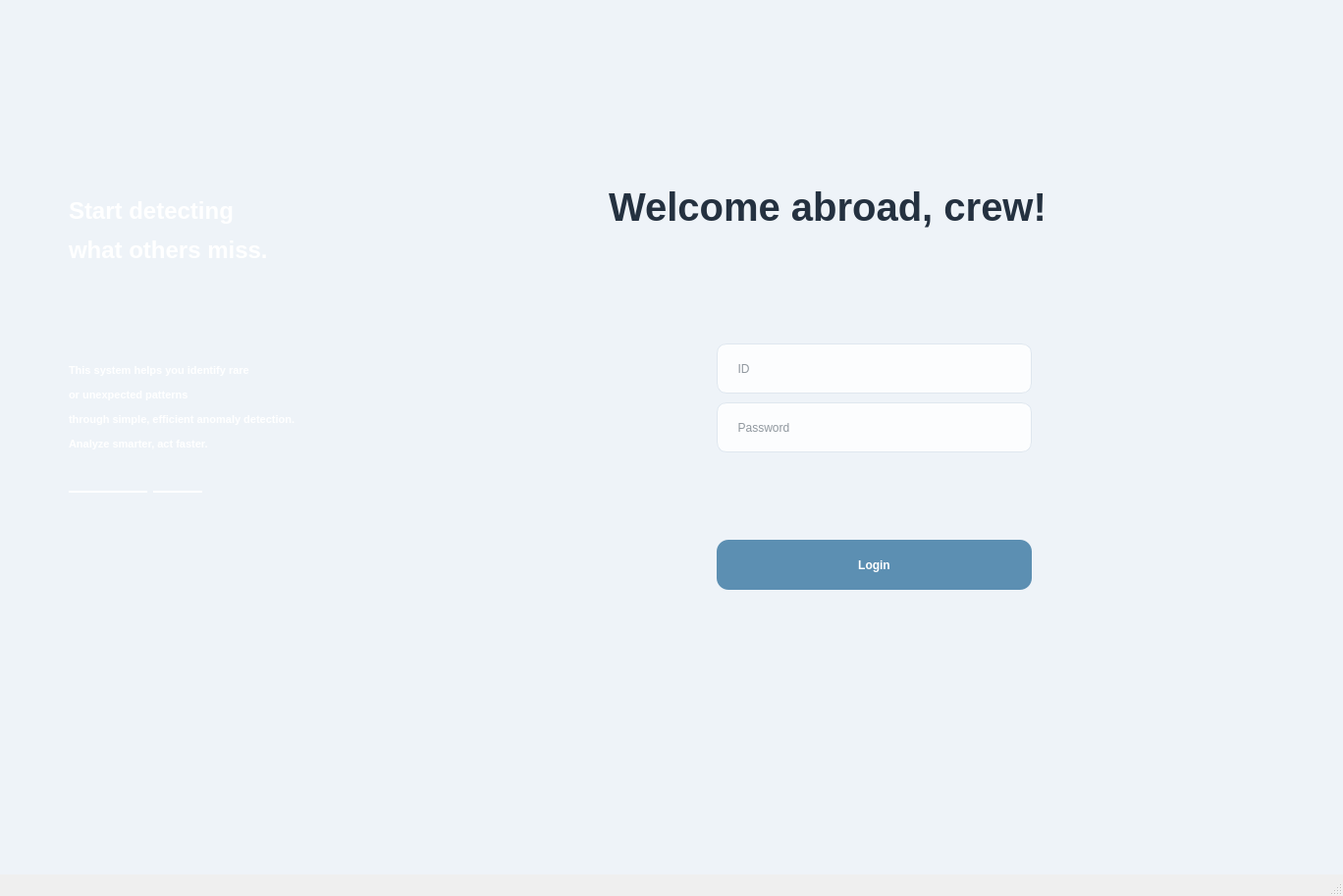
<?xml version="1.0" encoding="UTF-8"?>
<ui version="4.0">
 <class>MainWindow</class>
 <widget class="QMainWindow" name="MainWindow">
  <property name="geometry">
   <rect>
    <x>0</x>
    <y>0</y>
    <width>1368</width>
    <height>913</height>
   </rect>
  </property>
  <property name="windowTitle">
   <string>MainWindow</string>
  </property>
  <property name="styleSheet">
   <string notr="true">QWidget {
    background: qlineargradient(
        x1:0, y1:0, x2:1, y2:1,
        stop:0 #ffffff,
        stop:1 #f5f7fa
    );
}
</string>
  </property>
  <widget class="QWidget" name="centralwidget">
   <property name="styleSheet">
    <string notr="true">QWidget {
    background: #eef3f8;
    color: #243140;
    font-family: &quot;Segoe UI&quot;;
}</string>
   </property>
   <widget class="QLabel" name="label">
    <property name="geometry">
     <rect>
      <x>620</x>
      <y>170</y>
      <width>691</width>
      <height>81</height>
     </rect>
    </property>
    <property name="font">
     <font>
      <family>Segoe UI</family>
      <pointsize>30</pointsize>
      <weight>75</weight>
      <bold>true</bold>
     </font>
    </property>
    <property name="styleSheet">
     <string notr="true">background: transparent;</string>
    </property>
    <property name="text">
     <string>Welcome abroad, crew!</string>
    </property>
   </widget>
   <widget class="QLineEdit" name="id_edit">
    <property name="geometry">
     <rect>
      <x>730</x>
      <y>350</y>
      <width>321</width>
      <height>51</height>
     </rect>
    </property>
    <property name="styleSheet">
     <string notr="true">QLineEdit {
    background: rgba(255,255,255,0.85);
    border: 1px solid #dfe7ef;
    border-radius: 10px;
    padding: 8px 12px;
}
QLineEdit:focus {
    border: 1px solid #7aaed0;
    outline: none;
}
</string>
    </property>
    <property name="text">
     <string/>
    </property>
    <property name="placeholderText">
     <string>  ID</string>
    </property>
   </widget>
   <widget class="QLineEdit" name="password_edit">
    <property name="geometry">
     <rect>
      <x>730</x>
      <y>410</y>
      <width>321</width>
      <height>51</height>
     </rect>
    </property>
    <property name="styleSheet">
     <string notr="true">QLineEdit {
    background: rgba(255,255,255,0.85);
    border: 1px solid #dfe7ef;
    border-radius: 10px;
    padding: 8px 12px;
}
QLineEdit:focus {
    border: 1px solid #7aaed0;
    outline: none;
}
</string>
    </property>
    <property name="text">
     <string/>
    </property>
    <property name="placeholderText">
     <string>  Password</string>
    </property>
   </widget>
   <widget class="QPushButton" name="login_btn">
    <property name="geometry">
     <rect>
      <x>730</x>
      <y>550</y>
      <width>321</width>
      <height>51</height>
     </rect>
    </property>
    <property name="font">
     <font>
      <family>Segoe UI</family>
      <weight>75</weight>
      <bold>true</bold>
     </font>
    </property>
    <property name="styleSheet">
     <string notr="true">QPushButton {
    background: #5c8fb2;   /* 메인 파스텔 블루 */
    color: white;
    border: none;
    border-radius: 12px;
    padding: 10px 14px;
    font-weight: 600;
}
QPushButton:hover { background: #6c9fc0; }
QPushButton:pressed { background: #4d7fa4; }
QPushButton:disabled { background: #b9cbd9; color: #f3f6f9; }</string>
    </property>
    <property name="text">
     <string>Login</string>
    </property>
   </widget>
   <widget class="QWidget" name="widget" native="true">
    <property name="geometry">
     <rect>
      <x>0</x>
      <y>-50</y>
      <width>451</width>
      <height>931</height>
     </rect>
    </property>
    <property name="styleSheet">
     <string notr="true">border-radius: 16px;
background: qlineargradient(x1:0, y1:1, x2:1, y2:0,
    stop:0 #356480,   /* 메인보다 어두운 톤 */
    stop:1 #4480a8    /* 메인 블루 */
);
</string>
    </property>
    <widget class="QLabel" name="title_lb_2">
     <property name="geometry">
      <rect>
       <x>70</x>
       <y>230</y>
       <width>291</width>
       <height>111</height>
      </rect>
     </property>
     <property name="font">
      <font>
       <family>Segoe UI</family>
       <pointsize>22</pointsize>
       <weight>75</weight>
       <bold>true</bold>
      </font>
     </property>
     <property name="styleSheet">
      <string notr="true">background: transparent;</string>
     </property>
     <property name="text">
      <string>&lt;html&gt;&lt;head/&gt;&lt;body&gt;&lt;p&gt;&lt;span style=&quot; font-size:18pt; color:#ffffff;&quot;&gt;Start detecting &lt;/span&gt;&lt;/p&gt;&lt;p&gt;&lt;span style=&quot; font-size:18pt; color:#ffffff;&quot;&gt;what others miss.&lt;/span&gt;&lt;/p&gt;&lt;/body&gt;&lt;/html&gt;</string>
     </property>
    </widget>
    <widget class="QFrame" name="frame">
     <property name="geometry">
      <rect>
       <x>60</x>
       <y>390</y>
       <width>331</width>
       <height>221</height>
      </rect>
     </property>
     <property name="styleSheet">
      <string notr="true">background: transparent;</string>
     </property>
     <property name="frameShape">
      <enum>QFrame::StyledPanel</enum>
     </property>
     <property name="frameShadow">
      <enum>QFrame::Raised</enum>
     </property>
     <widget class="QLabel" name="label_3">
      <property name="geometry">
       <rect>
        <x>10</x>
        <y>10</y>
        <width>331</width>
        <height>131</height>
       </rect>
      </property>
      <property name="font">
       <font>
        <family>Segoe UI</family>
        <weight>75</weight>
        <bold>true</bold>
       </font>
      </property>
      <property name="text">
       <string>&lt;html&gt;&lt;head/&gt;&lt;body&gt;&lt;p&gt;&lt;span style=&quot; font-size:8pt; color:#ffffff;&quot;&gt;This system helps you identify rare &lt;/span&gt;&lt;/p&gt;&lt;p&gt;&lt;span style=&quot; font-size:8pt; color:#ffffff;&quot;&gt;or unexpected patterns &lt;/span&gt;&lt;/p&gt;&lt;p&gt;&lt;span style=&quot; font-size:8pt; color:#ffffff;&quot;&gt;through simple, efficient anomaly detection.&lt;/span&gt;&lt;/p&gt;&lt;p&gt;&lt;span style=&quot; font-size:8pt; color:#ffffff;&quot;&gt;Analyze smarter, act faster.&lt;/span&gt;&lt;/p&gt;&lt;/body&gt;&lt;/html&gt;</string>
      </property>
     </widget>
     <widget class="Line" name="line_2">
      <property name="geometry">
       <rect>
        <x>96</x>
        <y>160</y>
        <width>50</width>
        <height>2</height>
       </rect>
      </property>
      <property name="styleSheet">
       <string notr="true">QFrame {
    background-color: white;
    max-height: 2px;
    border: none;
}
</string>
      </property>
      <property name="orientation">
       <enum>Qt::Horizontal</enum>
      </property>
     </widget>
     <widget class="Line" name="line">
      <property name="geometry">
       <rect>
        <x>10</x>
        <y>160</y>
        <width>80</width>
        <height>2</height>
       </rect>
      </property>
      <property name="styleSheet">
       <string notr="true">QFrame {
    background-color: white;
    max-height: 2px;
    border: none;
}
</string>
      </property>
      <property name="orientation">
       <enum>Qt::Horizontal</enum>
      </property>
     </widget>
    </widget>
    <widget class="QPushButton" name="persnal_btn_3">
     <property name="geometry">
      <rect>
       <x>60</x>
       <y>150</y>
       <width>101</width>
       <height>51</height>
      </rect>
     </property>
     <property name="styleSheet">
      <string notr="true">background-color: transparent</string>
     </property>
     <property name="text">
      <string/>
     </property>
     <property name="icon">
      <iconset>
       <normaloff>../images/orail_logo_투명.png</normaloff>../images/orail_logo_투명.png</iconset>
     </property>
     <property name="iconSize">
      <size>
       <width>100</width>
       <height>70</height>
      </size>
     </property>
    </widget>
   </widget>
  </widget>
  <widget class="QMenuBar" name="menubar">
   <property name="geometry">
    <rect>
     <x>0</x>
     <y>0</y>
     <width>1368</width>
     <height>26</height>
    </rect>
   </property>
  </widget>
  <widget class="QStatusBar" name="statusbar"/>
 </widget>
 <resources/>
 <connections/>
 <slots>
  <slot>btn_to_home()</slot>
 </slots>
</ui>
